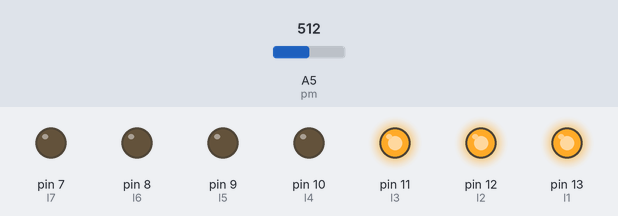
The sketch below on a simulated Arduino Uno, built with avr-gcc and run on an emulated ATmega328P. On the bench: output pins drawn as LEDs (lit = HIGH). The test bench sets the inputs (shaded band); at power-on: A5 (pm) = 512.

Above: at 1.2 s.
1.3 s: A5 (pm) set to 453
2.8 s: A5 (pm) set to 428
At 3.2 s:
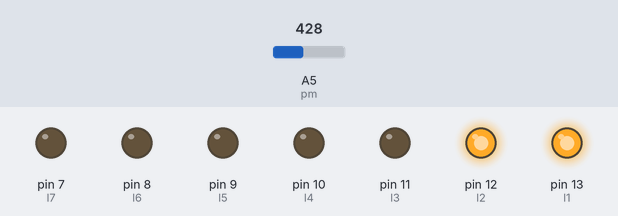
4.3 s: A5 (pm) set to 311
5.8 s: A5 (pm) set to 277
At 6.6 s:
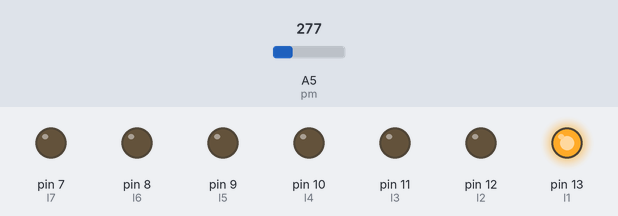
7.3 s: A5 (pm) set to 155
8.8 s: A5 (pm) set to 132
At 10.1 s:
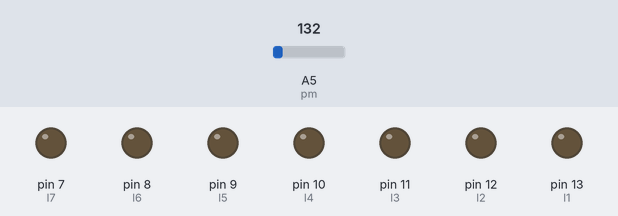
Timing chart, 0 to 11.3 s (numbered marks = the images above; inputs shaded):
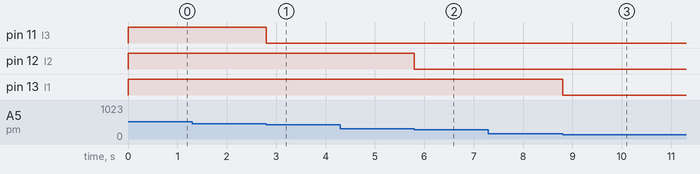

The sketch:

Opdracht_3.ino
```cpp
// Defineer pins
const int pm = A5;
int pmw = 0;
int l1 = 13;
int l2 = 12;
int l3 = 11;
int l4 = 10;
int l5 = 9;
int l6 = 8;
int l7 = 7;

// Defineer map waarde
int im;

// Zet gedefinieerde pins open
void setup() {
  pinMode(l1, OUTPUT);
  pinMode(l2, OUTPUT);
  pinMode(l3, OUTPUT);
  pinMode(l4, OUTPUT);
  pinMode(l5, OUTPUT);
  pinMode(l6, OUTPUT);
  pinMode(l7, OUTPUT);
}

void loop() {
  // Lees de meter uit.
  pmw = analogRead(pm);

  // Zet een limiet aan de potentiële waarde.
  im = map(pmw, 0, 1023, 0, 700);

  // Zet lamp aan/uit d.m.v. de waarde.
  if (im >= 100) {
    digitalWrite(l1, HIGH);
  } else {
    digitalWrite(l1, LOW);
  }

  if (im >= 200) {
    digitalWrite(l2, HIGH);
  } else {
    digitalWrite(l2, LOW);
  }

  if (im >= 300) {
    digitalWrite(l3, HIGH);
  } else {
    digitalWrite(l3, LOW);
  }

  if (im >= 400) {
    digitalWrite(l4, HIGH);
  } else {
    digitalWrite(l4, LOW);
  }

  if (im >= 500) {
    digitalWrite(l5, HIGH);
  } else {
    digitalWrite(l5, LOW);
  }

  if (im >= 600) {
    digitalWrite(l6, HIGH);
  } else {
    digitalWrite(l6, LOW);
  }

  if (im >= 700) {
    digitalWrite(l7, HIGH);
  } else {
    digitalWrite(l7, LOW);
  }
}
```

Measured:
- the behaviour switches between 439 and 438 on A5 (pm) (found by bisection; images 0 and 1)
- the behaviour switches between 293 and 292 on A5 (pm) (found by bisection; images 1 and 2)
- the behaviour switches between 147 and 146 on A5 (pm) (found by bisection; images 2 and 3)
- after the input at 1.3 s, every drawn part: stays the same
- after the input at 2.8 s, pin 11 (l3): HIGH → LOW at once
- after the input at 4.3 s, every drawn part: stays the same
- after the input at 5.8 s, pin 12 (l2): HIGH → LOW at once
- after the input at 7.3 s, every drawn part: stays the same
- after the input at 8.8 s, pin 13 (l1): HIGH → LOW at once
